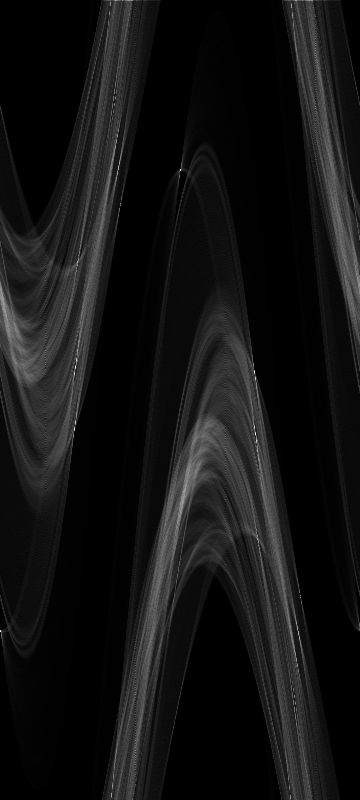
#> input picture CV_HW1/hough_image_3_result.pgm, 360 x 800 px
$ python HW1.py
#> lines starting #> are read from the running program, lines starting #| are printed output that depends on the picture; after the words box and inside, x2 and y2 are one past the last pixel; in counts of white or black regions, pixels touching at a corner belong together
import cv2
import numpy as np
import math
import matplotlib.pyplot as plt

im = cv2.imread("hough_image_3_result.pgm")
#> im is the input picture: shape (800, 360, 3); min 0, max 255, mean 19
test = cv2.imread("edge_3_result.pgm", 0)
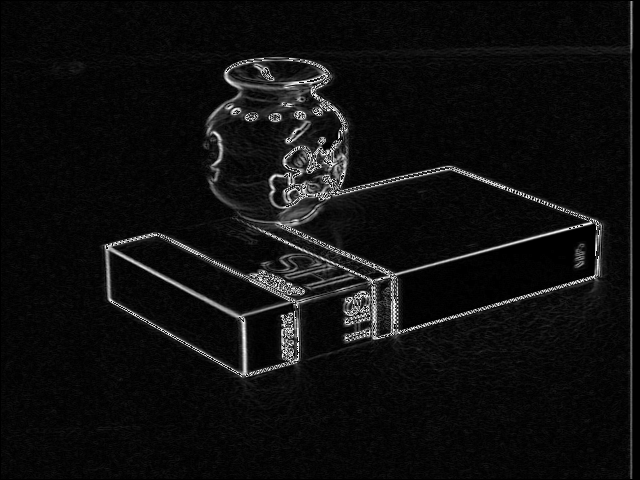
#> input picture CV_HW1/edge_3_result.pgm, 640 x 480 px
#> test is the input picture: shape (480, 640); min 0, max 254, mean 15.1
result = cv2.imread("hough_complex_1.pgm")
line = []

ret, thresh1 = cv2.threshold(test, 70, 255, cv2.THRESH_BINARY)
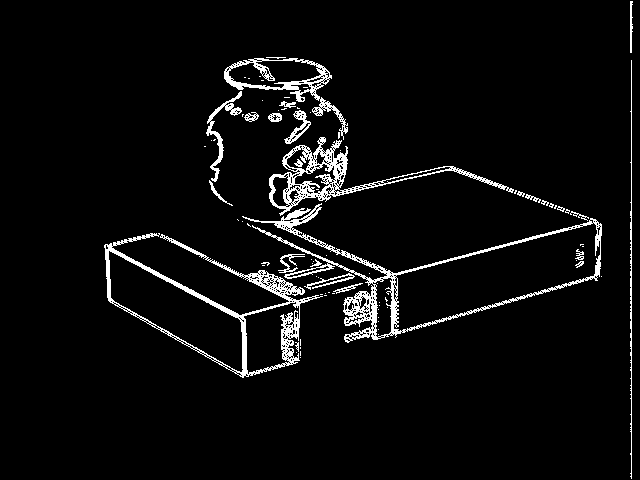
#> thresh1: shape (480, 640); 4.8% white in thin lines or dots, all inside (x1, y1, x2, y2) = (104, 1, 633, 479)

# cv2.imshow('testdsa',thresh1)
# cv2.waitKey(0)

for i in xrange(1, len(im) - 1):
    for j in xrange(1, len(im[0]) - 1):
        a = im[i, j, 0]
        # (int(im[i-1,j-1,0])+int(im[i-1,j,0])+int(im[i-1,j+1,0])+int(im[i,j-1,0])+int(im[i,j,0])+int(im[i,j+1,0])+int(im[i+1,j-1,0])+int(im[i+1,j,0])+int(im[i+1,j+1,0]))/9.0
        if a > 100:
            line.append((i, j))
#> after the loop, line = 2605 pairs, first value 2 to 798, second value 1 to 358

#
# for i in range(1,len(line)):
#     if abs(line[i][0]-line[i-1][0])<10 and abs(line[i][1]-line[i-1][1])<13:
#         line[i]=line[i-1];

for i in line:
    rho = i[1]
    theta = np.pi * (i[0]) / 180
    # print rho,math.degrees(theta)


    if (theta < (np.pi / 4.)) or (theta > (3. * np.pi / 4.0)):
        pt1 = (int(rho / np.cos(theta)), 0)
#> (the run stopped early here; a loop or call above may not have finished)
